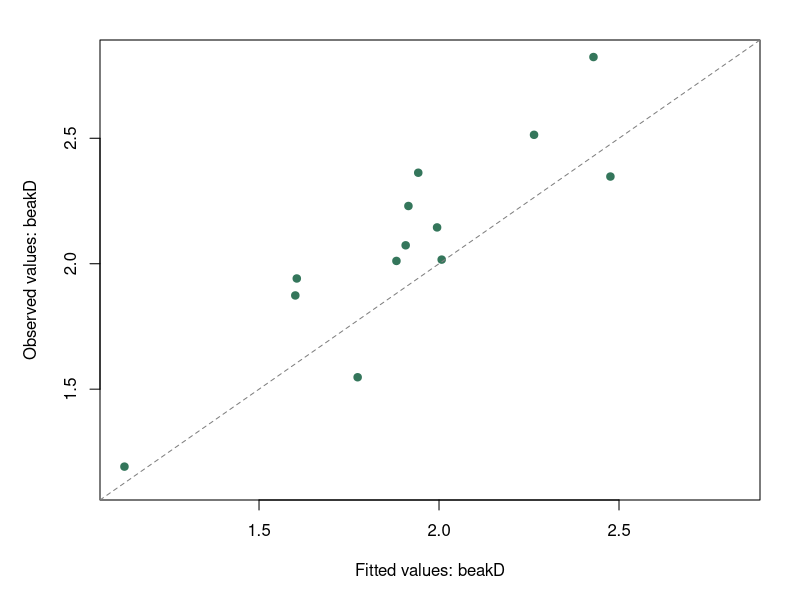

Recreate this plot in R.
# Guane PGLS: self-contained analysis and editable base R graphics.
# Open in RStudio and Source. Edit plot_type, plot_color, show_taxa and plot_text below.
# These are prepared species-level inputs; no PIC or additional covariance correction is applied.
# Install once if needed: install.packages(c("ape", "nlme"))
# Export environment: R 4.6.0; ape 5.8.1; nlme 3.1.171
guane_pgls <- function (tree, traits, taxon, response, predictors, model = "BM", 
    value = 0.5, fixed = FALSE, method = "REML") 
{
    if (!inherits(tree, "phylo") || !ape::is.rooted(tree) || 
        !ape::is.binary(tree)) 
        stop("PGLS requires a rooted, bifurcating tree.")
    if (is.null(tree$edge.length) || any(!is.finite(tree$edge.length)) || 
        any(tree$edge.length <= 0)) 
        stop("PGLS requires finite, positive branch lengths.")
    if (!ape::is.ultrametric(tree)) 
        stop("This PGLS implementation requires an ultrametric tree.")
    if (!is.data.frame(traits) || anyDuplicated(names(traits)) || 
        length(taxon) != 1 || !taxon %in% names(traits)) 
        stop("Select a unique taxon column in the trait table.")
    ids <- as.character(traits[[taxon]])
    if (anyNA(ids) || any(!nzchar(trimws(ids))) || anyDuplicated(ids) || 
        anyNA(tree$tip.label) || anyDuplicated(tree$tip.label) || 
        !setequal(ids, tree$tip.label)) 
        stop("Match unique, nonempty taxon labels explicitly in Data before PGLS.")
    if (length(response) != 1 || !length(predictors) || anyDuplicated(predictors) || 
        response %in% predictors || taxon %in% c(response, predictors) || 
        !all(c(response, predictors) %in% names(traits))) 
        stop("Select a response and distinct numeric predictors.")
    traits <- traits[match(tree$tip.label, ids), , drop = FALSE]
    columns <- traits[c(response, predictors)]
    if (!all(vapply(columns, function(x) is.numeric(x) && all(is.finite(x)) && 
        length(unique(x)) > 1, logical(1)))) 
        stop("PGLS variables must be finite, numeric and nonconstant. No rows are removed automatically.")
    if (nrow(traits) < 4 || nrow(traits) <= length(predictors) + 
        2) 
        stop("PGLS needs at least four taxa and at least two residual degrees of freedom.")
    model <- match.arg(model, c("BM", "Grafen", "Pagel", "Blomberg"))
    method <- match.arg(method, c("ML", "REML"))
    if (length(value) != 1 || !is.finite(value) || (model == 
        "Pagel" && (value < 0 || value > 1)) || (model %in% c("Grafen", 
        "Blomberg") && value <= 0)) 
        stop("Use lambda between 0 and 1, or a positive rho or g.")
    frame <- data.frame(.taxon = tree$tip.label, .response = traits[[response]])
    for (i in seq_along(predictors)) frame[[paste0(".x", i)]] <- traits[[predictors[i]]]
    formula <- stats::reformulate(paste0(".x", seq_along(predictors)), 
        response = ".response")
    design <- stats::model.matrix(formula, frame)
    if (qr(design)$rank < ncol(design)) 
        stop("Predictors are collinear. Choose an independent set of predictors.")
    correlation <- switch(model, BM = ape::corBrownian(phy = tree, 
        form = ~.taxon), Grafen = ape::corGrafen(value, phy = tree, 
        form = ~.taxon, fixed = fixed), Pagel = ape::corPagel(value, 
        phy = tree, form = ~.taxon, fixed = fixed), Blomberg = ape::corBlomberg(value, 
        phy = tree, form = ~.taxon, fixed = fixed))
    warnings <- character()
    fit <- withCallingHandlers(nlme::gls(formula, data = frame, 
        correlation = correlation, method = method, na.action = stats::na.fail), 
        warning = function(w) {
            warnings <<- c(warnings, conditionMessage(w))
            invokeRestart("muffleWarning")
        })
    if (!is.finite(as.numeric(stats::logLik(fit))) || !is.finite(fit$sigma) || 
        fit$sigma <= 0 || any(!is.finite(stats::coef(fit)))) 
        stop("PGLS returned an invalid fit; inspect inputs and correlation settings.")
    parameter <- stats::coef(fit$modelStruct$corStruct, unconstrained = FALSE)
    if (model == "Pagel" && (parameter < 0 || parameter > 1)) 
        stop("Estimated lambda is outside the supported interval [0, 1]. Try a fixed value or another structure.")
    if (is.character(fit$apVar)) 
        warnings <- c(warnings, fit$apVar)
    tab <- summary(fit)$tTable
    interval <- stats::qt(0.975, nrow(frame) - ncol(design)) * 
        tab[, "Std.Error"]
    coefficients <- data.frame(Term = c("(Intercept)", predictors), 
        Estimate = tab[, "Value"], SE = tab[, "Std.Error"], Lower = tab[, 
            "Value"] - interval, Upper = tab[, "Value"] + interval, 
        P = tab[, "p-value"], row.names = NULL)
    points <- data.frame(Taxon = frame$.taxon, Observed = frame$.response, 
        Fitted = as.numeric(stats::fitted(fit)), Residual = as.numeric(stats::residuals(fit, 
            type = "normalized")))
    list(fit = fit, tree = tree, traits = traits, taxon = taxon, 
        response = response, predictors = predictors, model = model, 
        value = value, fixed = fixed, method = method, parameter = parameter, 
        coefficients = coefficients, points = points, warnings = unique(warnings))
}
guane_pgls_plot <- function (result, type = "fit", color = "#34765b", labels = FALSE, 
    text = list(fitted = "Fitted values", observed = "Observed values", 
        estimate = "Coefficient estimate", interval = "95% coefficient intervals", 
        residual = "Normalized residuals", quantiles = "Theoretical quantiles")) 
{
    old <- graphics::par(no.readonly = TRUE)
    on.exit(graphics::par(old))
    d <- result$points
    if (type == "coefficients") {
        z <- result$coefficients
        y <- rev(seq_len(nrow(z)))
        graphics::par(mar = c(5, min(18, max(5, max(nchar(z$Term)) * 
            0.45)), 3, 1))
        graphics::plot(z$Estimate, y, xlim = range(c(z$Lower, 
            z$Upper, 0)), ylim = c(0.5, nrow(z) + 0.5), yaxt = "n", 
            ylab = "", xlab = text$estimate, main = text$interval, 
            pch = 19, col = color)
        graphics::axis(2, at = y, labels = z$Term, las = 1, cex.axis = 0.85)
        graphics::abline(v = 0, lty = 2, col = "grey65")
        graphics::segments(z$Lower, y, z$Upper, y, col = color, 
            lwd = 2)
    }
    else if (type == "diagnostics") {
        graphics::par(mfrow = c(1, 2), mar = c(5, 5, 2, 1))
        graphics::plot(d$Fitted, d$Residual, xlab = text$fitted, 
            ylab = text$residual, pch = 19, col = color)
        graphics::abline(h = 0, lty = 2, col = "grey65")
        stats::qqnorm(d$Residual, main = "", xlab = text$quantiles, 
            ylab = text$residual, pch = 19, col = color)
        stats::qqline(d$Residual, col = "grey40", lty = 2)
    }
    else {
        graphics::par(mar = c(5, 5, 2, 2))
        limits <- range(c(d$Observed, d$Fitted))
        graphics::plot(d$Fitted, d$Observed, xlim = limits, ylim = limits, 
            xlab = paste(text$fitted, result$response, sep = ": "), 
            ylab = paste(text$observed, result$response, sep = ": "), 
            pch = 19, col = color)
        graphics::abline(a = 0, b = 1, lty = 2, col = "grey50")
        if (labels) 
            graphics::text(d$Fitted, d$Observed, labels = d$Taxon, 
                pos = 3, cex = 0.7, col = color)
    }
    invisible(result$points)
}
tree <- structure(list(structure(c(14L, 15L, 16L, 17L, 18L, 19L, 20L, 
21L, 22L, 22L, 21L, 20L, 19L, 18L, 17L, 23L, 23L, 24L, 25L, 25L, 
24L, 16L, 15L, 14L, 15L, 16L, 17L, 18L, 19L, 20L, 21L, 22L, 1L, 
2L, 3L, 4L, 5L, 6L, 23L, 7L, 24L, 25L, 8L, 9L, 10L, 11L, 12L, 
13L), dim = c(24L, 2L)), c(0x1.935fc3b4f6167p-5, 0x1.18f1d3ed527e5p-4, 
0x1.12839042d8c2ap-3, 0x1.a7c5ac471b478p-4, 0x1.22d0e56041893p-5, 
0x1.2c7b890d5a5b9p-7, 0x1.2c5c13fd0d068p-4, 0x1.c28f5c28f5c29p-5, 
0x1.c28f5c28f5c29p-5, 0x1.c28f5c28f5c29p-5, 0x1.c28f5c28f5c29p-4, 
0x1.7775b81301648p-3, 0x1.8a3d70a3d70a4p-3, 0x1.d2f1a9fbe76c9p-3, 
0x1.f55475a31a4bep-3, 0x1.630014f8b588ep-4, 0x1.a747d805e5f31p-5, 
0x1.eb851eb851eb8p-7, 0x1.47ae147ae147bp-6, 0x1.47ae147ae147bp-6, 
0x1.1eb851eb851ecp-5, 0x1.dcac083126e98p-2, 0x1.11743e963dc48p-1, 
0x1.2aaa3ad18d25fp-1), 12L, c("fuliginosa", "fortis", "magnirostris", 
"conirostris", "scandens", "difficilis", "pallida", "parvulus", 
"psittacula", "pauper", "Platyspiza", "fusca", "Pinaroloxias"
)), names = c("edge", "edge.length", "Nnode", "tip.label"), class = "phylo", order = "cladewise")
traits <- structure(list(c("fuliginosa", "fortis", "magnirostris", "conirostris", 
"scandens", "difficilis", "pallida", "parvulus", "psittacula", 
"pauper", "Platyspiza", "fusca", "Pinaroloxias"), c(0x1.08825e13b18dbp+2, 
0x1.0f9dd3bafd977p+2, 0x1.19de69ad42c3dp+2, 0x1.1664388ebcc6cp+2, 
0x1.10b7dc7abfb9cp+2, 0x1.0e571d1d4738ap+2, 0x1.10fcb923a29c7p+2, 
0x1.086c226809d49p+2, 0x1.0f0a915379fa9p+2, 0x1.0ee147ae147aep+2, 
0x1.1adc22ab25b31p+2, 0x1.fcd9ad85dfa87p+1, 0x1.0c1205bc01a37p+2
), c(0x1.673bd9cae211p+1, 0x1.7286162f166ep+1, 0x1.84fc504816fp+1, 
0x1.7dfa43fe5c91dp+1, 0x1.76ea8da7f3cf7p+1, 0x1.730fb65668c26p+1, 
0x1.8b7318fc50481p+1, 0x1.7c8d3ae685db7p+1, 0x1.8649906cca2dbp+1, 
0x1.84985f06f6944p+1, 0x1.a2a1272c94b38p+1, 0x1.77e06961c3697p+1, 
0x1.7d77318fc5048p+1), c(0x1.0c28027d88c1ep+1, 0x1.3419652bd3c36p+1, 
0x1.5cc1e364bec68p+1, 0x1.53c36113404eap+1, 0x1.4f96c82e019b1p+1, 
0x1.237abb8800eaep+1, 0x1.37126e978d4fep+1, 0x1.f97396d0917d7p+0, 
0x1.213be22e5de16p+1, 0x1.17ef9db22d0e5p+1, 0x1.2a6da4484944fp+1, 
0x1.06a2ca9ac3654p+1, 0x1.27d21ff2e48e9p+1), c(0x1.f0efaa4766c6ep+0, 
0x1.2e6b93ccd0fe9p+1, 0x1.6971327243138p+1, 0x1.41c432ca57a78p+1, 
0x1.12858793dd97fp+1, 0x1.016bb98c7e282p+1, 0x1.0217c1bda511ap+1, 
0x1.dfa05143bf727p+0, 0x1.1d71f36262cbap+1, 0x1.09652bd3c3611p+1, 
0x1.2c79ee02a77a3p+1, 0x1.30f6ad70e6f2fp+0, 0x1.8c28f5c28f5c3p+0
), c(0x1.d86ac215b9a5bp+0, 0x1.1c66234a87e39p+1, 0x1.56869c66d373bp+1, 
0x1.2e19f3c70c997p+1, 0x1.04ba94bbe4474p+1, 0x1.ee135daad602p+0, 
0x1.f2f9db22d0e56p+0, 0x1.d0370cdc8754fp+0, 0x1.0976ddaceee0fp+1, 
0x1.f64c2f837b4a2p+0, 0x1.2427179bfdf7fp+1, 0x1.66b4202d9cf14p+0, 
0x1.a14e3bcd35a86p+0)), names = c("taxon", "wingL", "tarsusL", 
"culmenL", "beakD", "gonysW"), row.names = c(6L, 5L, 1L, 2L, 
4L, 3L, 7L, 9L, 13L, 10L, 12L, 8L, 11L), class = "data.frame")
settings <- structure(list("taxon", "beakD", "wingL", "BM", 0x1p-1, FALSE, 
    "REML"), names = c("taxon", "response", "predictors", "model", 
"value", "fixed", "method"))
result <- do.call(guane_pgls, c(list(tree=tree, traits=traits), settings))
print(result$coefficients)
print(result$warnings)
plot_type <- "fit"
plot_color <- "#34765b"
show_taxa <- FALSE
plot_text <- structure(list("Fitted values", "Observed values", "Coefficient estimate", 
    "95% coefficient intervals", "Normalized residuals", "Theoretical quantiles"), names = c("fitted", 
"observed", "estimate", "interval", "residual", "quantiles"))
guane_pgls_plot(result, type=plot_type, color=plot_color, labels=show_taxa, text=plot_text)
# Optional: pdf("guane-pgls.pdf", width=9, height=6); guane_pgls_plot(result, plot_type, plot_color, show_taxa, plot_text); dev.off()
sessionInfo()
